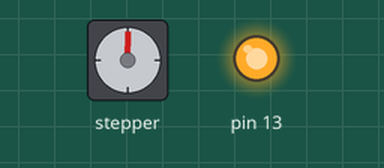
Bench run of a sketch on a simulated Arduino Uno, built with avr-gcc and run on an emulated ATmega328P. Shown: stepper motor, output pins drawn as LEDs (lit = HIGH). Stepper angles assume 513 steps per turn.

Above: at 0.05 s.
At 1.5 s:
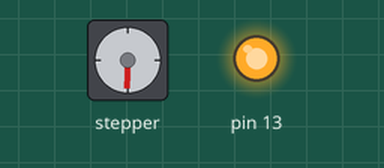
At 2.95 s:
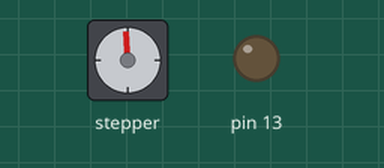
At 5.8 s:
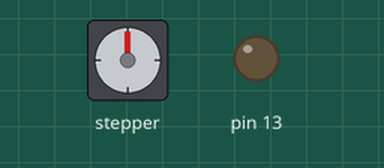
Timing chart, 0 to 7.6 s (numbered marks = the images above):
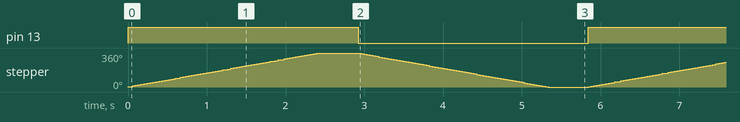

Measured:
- by itself, pin 13: alternates HIGH for 2.9 s and LOW for 2.9 s
- by itself, stepper: turns 360° clockwise in 2.4 s, then 360° counter-clockwise in 2.4 s, repeating every 5.8 s

The sketch:

Stepper_Motor.ino
```cpp
#include <Stepper.h>

const int stepsPerRevolution = 513;

Stepper myStepper(stepsPerRevolution, 8, 9, 10, 11);

void setup() {
  pinMode(13, OUTPUT);
  myStepper.setSpeed(25);
  Serial.begin(9600);
}

void loop() {
  digitalWrite(13, HIGH);
  myStepper.step(stepsPerRevolution);
  delay(500);

  digitalWrite(13, LOW);
  myStepper.step(-stepsPerRevolution);
  delay(500);
}
```
